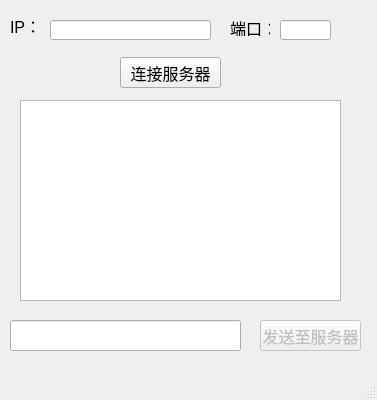
<?xml version="1.0" encoding="UTF-8"?>
<ui version="4.0">
 <class>LiteChat_Server</class>
 <widget class="QMainWindow" name="LiteChat_Server">
  <property name="geometry">
   <rect>
    <x>0</x>
    <y>0</y>
    <width>377</width>
    <height>400</height>
   </rect>
  </property>
  <property name="sizePolicy">
   <sizepolicy hsizetype="Preferred" vsizetype="Preferred">
    <horstretch>0</horstretch>
    <verstretch>0</verstretch>
   </sizepolicy>
  </property>
  <property name="minimumSize">
   <size>
    <width>377</width>
    <height>400</height>
   </size>
  </property>
  <property name="font">
   <font>
    <pointsize>12</pointsize>
   </font>
  </property>
  <property name="windowTitle">
   <string>LiteChat</string>
  </property>
  <widget class="QWidget" name="centralwidget">
   <widget class="QLabel" name="label">
    <property name="geometry">
     <rect>
      <x>10</x>
      <y>16</y>
      <width>31</width>
      <height>20</height>
     </rect>
    </property>
    <property name="font">
     <font>
      <pointsize>12</pointsize>
     </font>
    </property>
    <property name="text">
     <string>IP：</string>
    </property>
   </widget>
   <widget class="QLineEdit" name="lineEdit">
    <property name="geometry">
     <rect>
      <x>50</x>
      <y>20</y>
      <width>161</width>
      <height>20</height>
     </rect>
    </property>
   </widget>
   <widget class="QLabel" name="label_2">
    <property name="geometry">
     <rect>
      <x>230</x>
      <y>20</y>
      <width>40</width>
      <height>16</height>
     </rect>
    </property>
    <property name="text">
     <string>端口：</string>
    </property>
   </widget>
   <widget class="QLineEdit" name="lineEdit_2">
    <property name="geometry">
     <rect>
      <x>280</x>
      <y>20</y>
      <width>51</width>
      <height>20</height>
     </rect>
    </property>
   </widget>
   <widget class="QPushButton" name="pushButton">
    <property name="geometry">
     <rect>
      <x>120</x>
      <y>57</y>
      <width>101</width>
      <height>31</height>
     </rect>
    </property>
    <property name="text">
     <string>连接服务器</string>
    </property>
   </widget>
   <widget class="QTextEdit" name="textEdit">
    <property name="geometry">
     <rect>
      <x>20</x>
      <y>100</y>
      <width>321</width>
      <height>201</height>
     </rect>
    </property>
   </widget>
   <widget class="QLineEdit" name="lineEdit_3">
    <property name="geometry">
     <rect>
      <x>10</x>
      <y>320</y>
      <width>231</width>
      <height>31</height>
     </rect>
    </property>
   </widget>
   <widget class="QPushButton" name="pushButton_2">
    <property name="enabled">
     <bool>false</bool>
    </property>
    <property name="geometry">
     <rect>
      <x>260</x>
      <y>320</y>
      <width>101</width>
      <height>31</height>
     </rect>
    </property>
    <property name="text">
     <string>发送至服务器</string>
    </property>
   </widget>
  </widget>
  <widget class="QMenuBar" name="menubar">
   <property name="geometry">
    <rect>
     <x>0</x>
     <y>0</y>
     <width>377</width>
     <height>21</height>
    </rect>
   </property>
  </widget>
  <widget class="QStatusBar" name="statusbar"/>
 </widget>
 <resources/>
 <connections/>
</ui>
